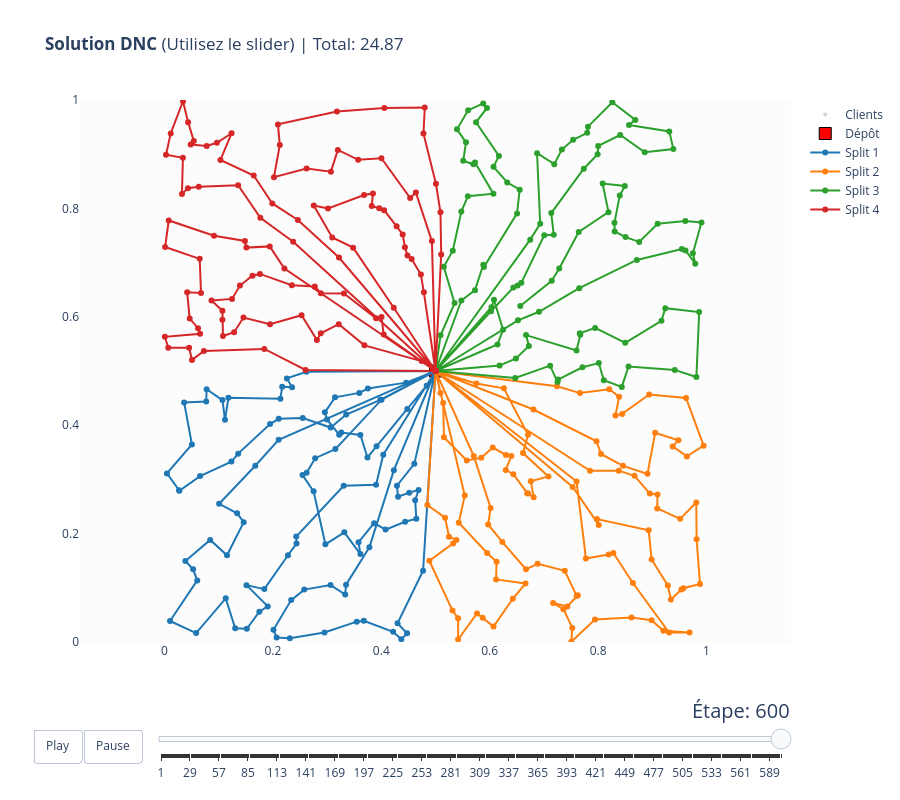

Notebook source saved alongside this figure:
### Code cell
plot_dnc_interactive(batch, results, n_splits=opts.dnc_n_splits, idx=8)
